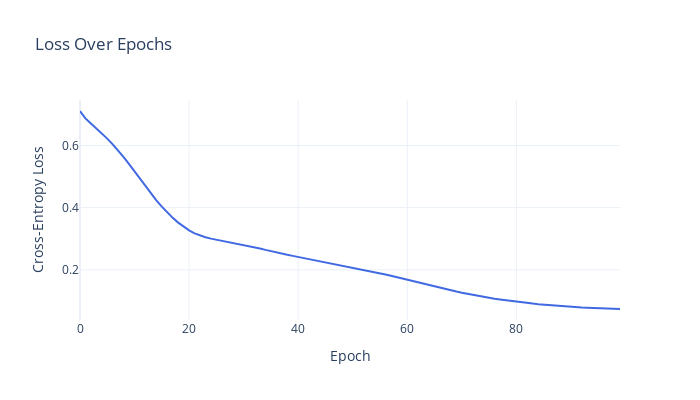

Write notebook code for a chart like this one.
### Markdown cell above
<details><summary><strong>📖 Click to Expand</strong></summary>

##### Visualizing the Results

- **Loss Curve** helps verify learning — it should **decrease smoothly** (though not necessarily perfectly)
- **Decision Boundary Plot** shows how well the model separates classes:
  - Background color indicates predicted class
  - Points are the actual test samples
- Useful to compare against shallow network from `01_neural_networks.ipynb`

Together, these plots help debug and **build intuition** about model behavior.

</details>

### Code cell
import plotly.graph_objects as go

fig = go.Figure(
    data=[
        go.Scatter(
            y=[round(l, 4) for l in train_losses],
            mode='lines',
            name='Training Loss',
            line=dict(color='royalblue'),
            hovertemplate='Epoch %{x}<br>Loss %{y:.4f}<extra></extra>'
        )
    ],
    layout=go.Layout(
        title='Loss Over Epochs',
        xaxis_title='Epoch',
        yaxis_title='Cross-Entropy Loss',
        template='plotly_white',
        width=700,
        height=400
    )
)

fig.show()

### Figure 1 — Plotly figure (JSON) as saved in the notebook; plotly's stock layout.template omitted (floating-point values rounded to 4 significant figures)
{"data": [{"hovertemplate": "Epoch %{x}<br>Loss %{y:.4f}<extra></extra>", "line": {"color": "royalblue"}, "mode": "lines", "name": "Training Loss", "type": "scatter", "y": [0.7108, 0.6871, 0.6708, 0.6554, 0.6393, 0.622, 0.6035, 0.5835, 0.5622, 0.5397, 0.5162, 0.4922, 0.4684, 0.4455, 0.4236, 0.403, 0.3841, 0.3671, 0.3518, 0.3383, 0.3268, 0.3174, 0.3101, 0.3047, 0.3004, 0.2969, 0.2938, 0.2909, 0.288, 0.2849, 0.2815, 0.2776, 0.2732, 0.2688, 0.2642, 0.2598, 0.2557, 0.2518, 0.2482, 0.2449, 0.2415, 0.2382, 0.2349, 0.2315, 0.2281, 0.2247, 0.2212, 0.2178, 0.2143, 0.2109, 0.2076, 0.2042, 0.2007, 0.1971, 0.1933, 0.1893, 0.1851, 0.1808, 0.1764, 0.172, 0.1677, 0.1635, 0.1593, 0.1552, 0.1509, 0.1466, 0.1422, 0.138, 0.1339, 0.13, 0.1263, 0.1228, 0.1194, 0.1162, 0.1132, 0.1102, 0.1073, 0.1047, 0.1022, 0.0997, 0.0975, 0.0953, 0.0933, 0.0914, 0.0896, 0.088, 0.0864, 0.0848, 0.0834, 0.0821, 0.0809, 0.0799, 0.0789, 0.0781, 0.0773, 0.0766, 0.0759, 0.0753, 0.0747, 0.074]}], "layout": {"height": 400, "title": {"text": "Loss Over Epochs"}, "width": 700, "xaxis": {"title": {"text": "Epoch"}}, "yaxis": {"title": {"text": "Cross-Entropy Loss"}}}}
